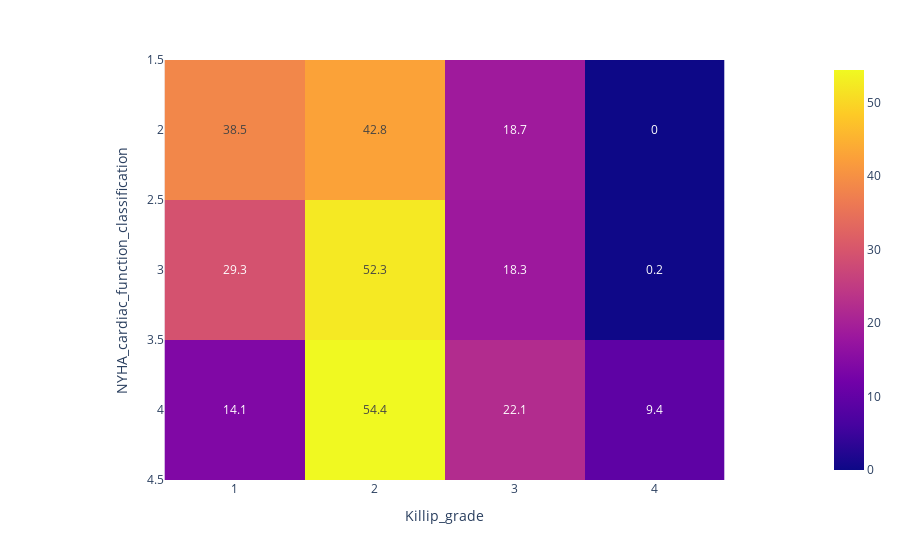

Write notebook code for a chart like this one.
### Markdown cell above
"**Comorbidity burden 3 reaches 50% readmission at 6 months** - highest risk trajectory"

### Code cell
# NYHA vs Killip crosstab
crosstab = (pd.crosstab( CardiacComp_cleaned['NYHA_cardiac_function_classification'], 
                        CardiacComp_cleaned['Killip_grade'], normalize='index')*100).round(1)
print(crosstab)
#plt.figure(figsize=(8,6))
fig = px.imshow(crosstab, text_auto=True)
fig.show()

### Figure 1 — Plotly figure (JSON) as saved in the notebook; plotly's stock layout.template omitted (floating-point values rounded to 4 significant figures)
{"data": [{"coloraxis": "coloraxis", "hovertemplate": "Killip_grade: %{x}<br>NYHA_cardiac_function_classification: %{y}<br>color: %{z}<extra></extra>", "name": "0", "texttemplate": "%{z}", "type": "heatmap", "x": [1, 2, 3, 4], "xaxis": "x", "y": [2, 3, 4], "yaxis": "y", "z": [[38.5, 42.8, 18.7, 0], [29.3, 52.3, 18.3, 0.2], [14.1, 54.4, 22.1, 9.4]]}], "layout": {"coloraxis": {"colorscale": [[0, "#0d0887"], [0.1111, "#46039f"], [0.2222, "#7201a8"], [0.3333, "#9c179e"], [0.4444, "#bd3786"], [0.5556, "#d8576b"], [0.6667, "#ed7953"], [0.7778, "#fb9f3a"], [0.8889, "#fdca26"], [1, "#f0f921"]]}, "margin": {"t": 60}, "xaxis": {"anchor": "y", "constrain": "domain", "domain": [0, 1], "scaleanchor": "y", "title": {"text": "Killip_grade"}}, "yaxis": {"anchor": "x", "autorange": "reversed", "constrain": "domain", "domain": [0, 1], "title": {"text": "NYHA_cardiac_function_classification"}}}}
